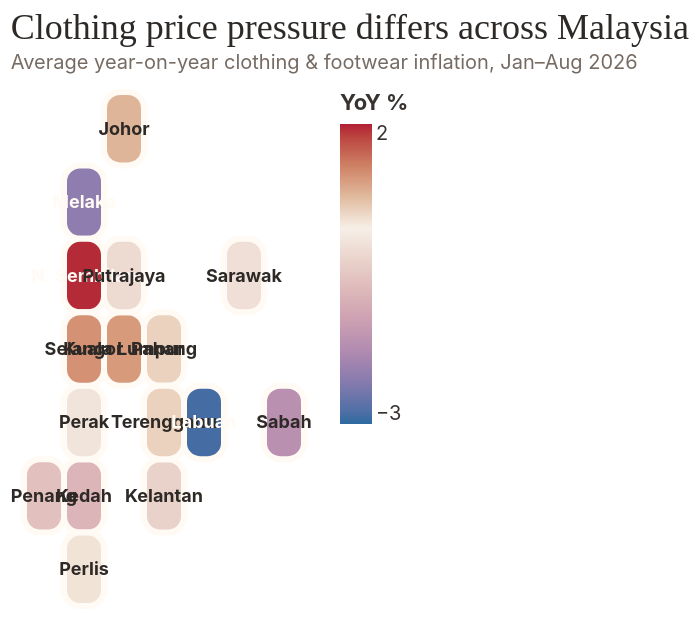

Vega-Lite specification stored for this chart:
### Vega-Lite specification from a JSON file in a GitHub repository (floating-point values rounded to 4 significant figures)
{"$schema": "https://vega.github.io/schema/vega-lite/v5.json", "width": "container", "height": 310, "title": {"text": "Clothing price pressure differs across Malaysia", "subtitle": "Average year-on-year clothing & footwear inflation, Jan–Aug 2026"}, "data": {"values": [{"state": "Johor", "tile_x": 2.0, "tile_y": 6.0, "tile_label": "Johor", "inflation_yoy": 0.55}, {"state": "Kedah", "tile_x": 1.0, "tile_y": 1.0, "tile_label": "Kedah", "inflation_yoy": -1.088}, {"state": "Kelantan", "tile_x": 3.0, "tile_y": 1.0, "tile_label": "Kelantan", "inflation_yoy": -0.538}, {"state": "Melaka", "tile_x": 1.0, "tile_y": 5.0, "tile_label": "Melaka", "inflation_yoy": -2.412}, {"state": "Negeri Sembilan", "tile_x": 1.0, "tile_y": 4.0, "tile_label": "N. Sembilan", "inflation_yoy": 1.65}, {"state": "Pahang", "tile_x": 3.0, "tile_y": 3.0, "tile_label": "Pahang", "inflation_yoy": 0.275}, {"state": "Pulau Pinang", "tile_x": 0.0, "tile_y": 1.0, "tile_label": "Penang", "inflation_yoy": -0.875}, {"state": "Perak", "tile_x": 1.0, "tile_y": 2.0, "tile_label": "Perak", "inflation_yoy": -0.2}, {"state": "Perlis", "tile_x": 1.0, "tile_y": 0.0, "tile_label": "Perlis", "inflation_yoy": 0.112}, {"state": "Selangor", "tile_x": 1.0, "tile_y": 3.0, "tile_label": "Selangor", "inflation_yoy": 0.875}, {"state": "Terengganu", "tile_x": 3.0, "tile_y": 2.0, "tile_label": "Terengganu", "inflation_yoy": 0.275}, {"state": "Sabah", "tile_x": 7.0, "tile_y": 2.0, "tile_label": "Sabah", "inflation_yoy": -1.862}, {"state": "Sarawak", "tile_x": 6.0, "tile_y": 4.0, "tile_label": "Sarawak", "inflation_yoy": -0.3}, {"state": "W.P. Kuala Lumpur", "tile_x": 2.0, "tile_y": 3.0, "tile_label": "Kuala Lumpur", "inflation_yoy": 0.788}, {"state": "W.P. Labuan", "tile_x": 5.0, "tile_y": 2.0, "tile_label": "Labuan", "inflation_yoy": -3.062}, {"state": "W.P. Putrajaya", "tile_x": 2.0, "tile_y": 4.0, "tile_label": "Putrajaya", "inflation_yoy": -0.388}]}, "layer": [{"mark": {"type": "rect", "cornerRadius": 8, "stroke": "#fffaf4", "strokeWidth": 3}, "encoding": {"x": {"field": "tile_x", "type": "ordinal", "sort": [0, 1, 2, 3, 4, 5, 6, 7], "axis": null}, "y": {"field": "tile_y", "type": "ordinal", "sort": [6, 5, 4, 3, 2, 1, 0], "axis": null}, "color": {"field": "inflation_yoy", "type": "quantitative", "title": "YoY %", "scale": {"domain": [-3.2, 0, 1.7], "range": ["#2d6a9f", "#f6efe7", "#b21f35"]}, "legend": {"orient": "right", "gradientLength": 150}}, "tooltip": [{"field": "state", "title": "State"}, {"field": "inflation_yoy", "title": "Avg YoY %", "format": "+.1f"}]}}, {"mark": {"type": "text", "font": "Inter", "fontSize": 9, "fontWeight": 700}, "encoding": {"x": {"field": "tile_x", "type": "ordinal", "sort": [0, 1, 2, 3, 4, 5, 6, 7], "axis": null}, "y": {"field": "tile_y", "type": "ordinal", "sort": [6, 5, 4, 3, 2, 1, 0], "axis": null}, "text": {"field": "tile_label", "type": "nominal"}, "color": {"condition": {"test": "datum.inflation_yoy <= -2 || datum.inflation_yoy >= 1.2", "value": "#fffaf4"}, "value": "#2d2926"}}}], "background": null, "config": {"font": "Inter", "view": {"stroke": null}, "axis": {"labelFont": "Inter", "titleFont": "Inter", "labelColor": "#39332f", "titleColor": "#39332f", "gridColor": "#e9e1d8", "domainColor": "#bcb1a7", "tickColor": "#bcb1a7"}, "legend": {"labelFont": "Inter", "titleFont": "Inter", "labelColor": "#39332f", "titleColor": "#39332f", "labelFontSize": 10, "titleFontSize": 11}, "title": {"font": "DM Serif Display", "fontSize": 18, "fontWeight": "normal", "color": "#2d2926", "anchor": "start", "subtitleFont": "Inter", "subtitleColor": "#766b63", "subtitleFontSize": 10, "offset": 8}}, "autosize": {"type": "fit", "contains": "padding", "resize": true}}
